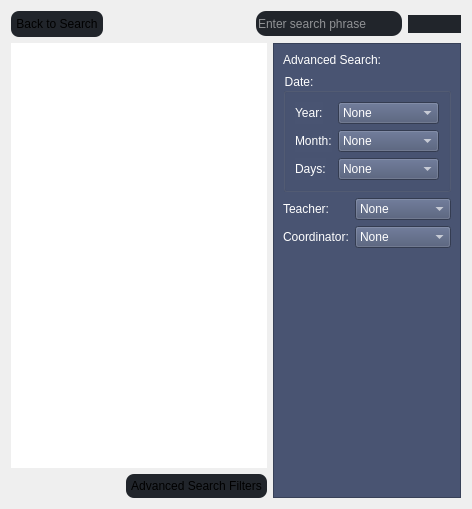
                     <widget class="QWidget" name="search_result">
                      <layout class="QGridLayout" name="gridLayout_8" columnstretch="0,0,0,0">
                       <item row="2" column="2">
                        <layout class="QGridLayout" name="search_result_display_gridlayout">
                         <item row="1" column="1">
                          <widget class="QPushButton" name="advanced_search_filter_pushbutton">
                           <property name="styleSheet">
                            <string notr="true">border-radius: 8px;
padding: 5px 5px;
background-color: rgb(33, 37, 43);</string>
                           </property>
                           <property name="text">
                            <string>Advanced Search Filters</string>
                           </property>
                           <property name="icon">
                            <iconset resource="resources.qrc">
                             <normaloff>:/icons/images/icons/cil-arrow-circle-right.png</normaloff>:/icons/images/icons/cil-arrow-circle-right.png</iconset>
                           </property>
                          </widget>
                         </item>
                         <item row="1" column="0">
                          <spacer name="horizontalSpacer_11">
                           <property name="orientation">
                            <enum>Qt::Horizontal</enum>
                           </property>
                           <property name="sizeHint" stdset="0">
                            <size>
                             <width>40</width>
                             <height>20</height>
                            </size>
                           </property>
                          </spacer>
                         </item>
                         <item row="0" column="0" colspan="2">
                          <widget class="QTableView" name="search_result_display">
                           <property name="styleSheet">
                            <string notr="true">border: none;</string>
                           </property>
                           <property name="horizontalScrollBarPolicy">
                            <enum>Qt::ScrollBarAsNeeded</enum>
                           </property>
                           <property name="sizeAdjustPolicy">
                            <enum>QAbstractScrollArea::AdjustIgnored</enum>
                           </property>
                           <property name="autoScroll">
                            <bool>true</bool>
                           </property>
                           <property name="editTriggers">
                            <set>QAbstractItemView::NoEditTriggers</set>
                           </property>
                           <property name="selectionMode">
                            <enum>QAbstractItemView::SingleSelection</enum>
                           </property>
                           <property name="selectionBehavior">
                            <enum>QAbstractItemView::SelectRows</enum>
                           </property>
                           <property name="sortingEnabled">
                            <bool>true</bool>
                           </property>
                           <attribute name="horizontalHeaderMinimumSectionSize">
                            <number>150</number>
                           </attribute>
                           <attribute name="horizontalHeaderStretchLastSection">
                            <bool>true</bool>
                           </attribute>
                           <attribute name="verticalHeaderShowSortIndicator" stdset="0">
                            <bool>true</bool>
                           </attribute>
                           <attribute name="verticalHeaderStretchLastSection">
                            <bool>false</bool>
                           </attribute>
                          </widget>
                         </item>
                        </layout>
                       </item>
                       <item row="2" column="3">
                        <widget class="QFrame" name="additional_filter_frame">
                         <property name="sizePolicy">
                          <sizepolicy hsizetype="Preferred" vsizetype="Preferred">
                           <horstretch>0</horstretch>
                           <verstretch>0</verstretch>
                          </sizepolicy>
                         </property>
                         <property name="styleSheet">
                          <string notr="true">background-color: #495472;
color: white;</string>
                         </property>
                         <property name="frameShape">
                          <enum>QFrame::StyledPanel</enum>
                         </property>
                         <property name="frameShadow">
                          <enum>QFrame::Raised</enum>
                         </property>
                         <layout class="QGridLayout" name="gridLayout_10">
                          <item row="3" column="1">
                           <spacer name="verticalSpacer_3">
                            <property name="orientation">
                             <enum>Qt::Vertical</enum>
                            </property>
                            <property name="sizeHint" stdset="0">
                             <size>
                              <width>20</width>
                              <height>240</height>
                             </size>
                            </property>
                           </spacer>
                          </item>
                          <item row="0" column="0">
                           <widget class="QLabel" name="label_2">
                            <property name="text">
                             <string>Advanced Search:</string>
                            </property>
                           </widget>
                          </item>
                          <item row="1" column="0" colspan="2">
                           <widget class="QGroupBox" name="groupBox">
                            <property name="title">
                             <string>Date:</string>
                            </property>
                            <layout class="QFormLayout" name="formLayout">
                             <item row="0" column="0">
                              <widget class="QLabel" name="label_3">
                               <property name="styleSheet">
                                <string notr="true">color: white;</string>
                               </property>
                               <property name="text">
                                <string>Year:</string>
                               </property>
                              </widget>
                             </item>
                             <item row="0" column="1">
                              <widget class="QComboBox" name="year_category">
                               <item>
                                <property name="text">
                                 <string>None</string>
                                </property>
                               </item>
                               <item>
                                <property name="text">
                                 <string>2016</string>
                                </property>
                               </item>
                               <item>
                                <property name="text">
                                 <string>2017</string>
                                </property>
                               </item>
                               <item>
                                <property name="text">
                                 <string>2018</string>
                                </property>
                               </item>
                               <item>
                                <property name="text">
                                 <string>2019</string>
                                </property>
                               </item>
                               <item>
                                <property name="text">
                                 <string>2020</string>
                                </property>
                               </item>
                               <item>
                                <property name="text">
                                 <string>2021</string>
                                </property>
                               </item>
                               <item>
                                <property name="text">
                                 <string>2022</string>
                                </property>
                               </item>
                               <item>
                                <property name="text">
                                 <string>2023</string>
                                </property>
                               </item>
                               <item>
                                <property name="text">
                                 <string>2024</string>
                                </property>
                               </item>
                               <item>
                                <property name="text">
                                 <string>2025</string>
                                </property>
                               </item>
                              </widget>
                             </item>
                             <item row="1" column="0">
                              <widget class="QLabel" name="label_7">
                               <property name="styleSheet">
                                <string notr="true">color: white;
</string>
                               </property>
                               <property name="text">
                                <string>Month:</string>
                               </property>
                              </widget>
                             </item>
                             <item row="1" column="1">
                              <widget class="QComboBox" name="month_category">
                               <item>
                                <property name="text">
                                 <string>None</string>
                                </property>
                               </item>
                               <item>
                                <property name="text">
                                 <string>January</string>
                                </property>
                               </item>
                               <item>
                                <property name="text">
                                 <string>Febraury</string>
                                </property>
                               </item>
                               <item>
                                <property name="text">
                                 <string>March</string>
                                </property>
                               </item>
                               <item>
                                <property name="text">
                                 <string>April</string>
                                </property>
                               </item>
                               <item>
                                <property name="text">
                                 <string>May</string>
                                </property>
                               </item>
                               <item>
                                <property name="text">
                                 <string>June</string>
                                </property>
                               </item>
                               <item>
                                <property name="text">
                                 <string>July</string>
                                </property>
                               </item>
                               <item>
                                <property name="text">
                                 <string>August</string>
                                </property>
                               </item>
                               <item>
                                <property name="text">
                                 <string>September</string>
                                </property>
                               </item>
                               <item>
                                <property name="text">
                                 <string>October</string>
                                </property>
                               </item>
                               <item>
                                <property name="text">
                                 <string>November</string>
                                </property>
                               </item>
                               <item>
                                <property name="text">
                                 <string>December</string>
                                </property>
                               </item>
                              </widget>
                             </item>
                             <item row="2" column="0">
                              <widget class="QLabel" name="label_8">
                               <property name="text">
                                <string>Days:</string>
                               </property>
                              </widget>
                             </item>
                             <item row="2" column="1">
                              <widget class="QComboBox" name="days_category">
                               <item>
                                <property name="text">
                                 <string>None</string>
                                </property>
                               </item>
                               <item>
                                <property name="text">
                                 <string>Monday</string>
                                </property>
                               </item>
                               <item>
                                <property name="text">
                                 <string>Tuesday</string>
                                </property>
                               </item>
                               <item>
                                <property name="text">
                                 <string>Wednessday</string>
                                </property>
                               </item>
                               <item>
                                <property name="text">
                                 <string>Thursday</string>
                                </property>
                               </item>
                               <item>
                                <property name="text">
                                 <string>Friday</string>
                                </property>
                               </item>
                               <item>
                                <property name="text">
                                 <string>Saturday</string>
                                </property>
                               </item>
                               <item>
                                <property name="text">
                                 <string>Sunday</string>
                                </property>
                               </item>
                              </widget>
                             </item>
                            </layout>
                           </widget>
                          </item>
                          <item row="2" column="0" colspan="2">
                           <layout class="QFormLayout" name="formLayout_3">
                            <item row="0" column="0">
                             <widget class="QLabel" name="label_9">
                              <property name="styleSheet">
                               <string notr="true">color: white;</string>
                              </property>
                              <property name="text">
                               <string>Teacher:</string>
                              </property>
                             </widget>
                            </item>
                            <item row="0" column="1">
                             <widget class="QComboBox" name="teacher_combobox">
                              <item>
                               <property name="text">
                                <string>None</string>
                               </property>
                              </item>
                             </widget>
                            </item>
                            <item row="1" column="0">
                             <widget class="QLabel" name="label_10">
                              <property name="styleSheet">
                               <string notr="true">color: white;</string>
                              </property>
                              <property name="text">
                               <string>Coordinator:</string>
                              </property>
                             </widget>
                            </item>
                            <item row="1" column="1">
                             <widget class="QComboBox" name="coordinator_combobox">
                              <item>
                               <property name="text">
                                <string>None</string>
                               </property>
                              </item>
                             </widget>
                            </item>
                           </layout>
                          </item>
                         </layout>
                        </widget>
                       </item>
                       <item row="1" column="2" colspan="2">
                        <layout class="QHBoxLayout" name="horizontalLayout_6">
                         <item>
                          <widget class="QPushButton" name="back_to_search_home">
                           <property name="sizePolicy">
                            <sizepolicy hsizetype="Maximum" vsizetype="Fixed">
                             <horstretch>0</horstretch>
                             <verstretch>0</verstretch>
                            </sizepolicy>
                           </property>
                           <property name="minimumSize">
                            <size>
                             <width>0</width>
                             <height>26</height>
                            </size>
                           </property>
                           <property name="cursor">
                            <cursorShape>PointingHandCursor</cursorShape>
                           </property>
                           <property name="styleSheet">
                            <string notr="true">border-radius: 8px;
padding: 5px 5px;
background-color: rgb(33, 37, 43);</string>
                           </property>
                           <property name="text">
                            <string>Back to Search</string>
                           </property>
                           <property name="icon">
                            <iconset resource="resources.qrc">
                             <normaloff>:/icons/images/icons/cil-arrow-left.png</normaloff>:/icons/images/icons/cil-arrow-left.png</iconset>
                           </property>
                          </widget>
                         </item>
                         <item>
                          <spacer name="horizontalSpacer_9">
                           <property name="orientation">
                            <enum>Qt::Horizontal</enum>
                           </property>
                           <property name="sizeHint" stdset="0">
                            <size>
                             <width>40</width>
                             <height>20</height>
                            </size>
                           </property>
                          </spacer>
                         </item>
                         <item>
                          <widget class="QLineEdit" name="search_line_edit_small">
                           <property name="minimumSize">
                            <size>
                             <width>0</width>
                             <height>25</height>
                            </size>
                           </property>
                           <property name="styleSheet">
                            <string notr="true">border-radius: 10px;
color: white;
background-color: rgb(33, 37, 43);
</string>
                           </property>
                           <property name="placeholderText">
                            <string>Enter search phrase</string>
                           </property>
                           <property name="clearButtonEnabled">
                            <bool>true</bool>
                           </property>
                          </widget>
                         </item>
                         <item>
                          <widget class="QPushButton" name="search_push_button_small">
                           <property name="sizePolicy">
                            <sizepolicy hsizetype="Fixed" vsizetype="Fixed">
                             <horstretch>0</horstretch>
                             <verstretch>0</verstretch>
                            </sizepolicy>
                           </property>
                           <property name="minimumSize">
                            <size>
                             <width>53</width>
                             <height>0</height>
                            </size>
                           </property>
                           <property name="cursor">
                            <cursorShape>PointingHandCursor</cursorShape>
                           </property>
                           <property name="styleSheet">
                            <string notr="true">padding: 2px 0px;
border-radius: 10px;
background-color: rgb(33, 37, 43);</string>
                           </property>
                           <property name="text">
                            <string/>
                           </property>
                           <property name="icon">
                            <iconset resource="resources.qrc">
                             <normaloff>:/icons/images/icons/cil-magnifying-glass.png</normaloff>:/icons/images/icons/cil-magnifying-glass.png</iconset>
                           </property>
                           <property name="iconSize">
                            <size>
                             <width>20</width>
                             <height>20</height>
                            </size>
                           </property>
                          </widget>
                         </item>
                        </layout>
                       </item>
                      </layout>
                     </widget>
